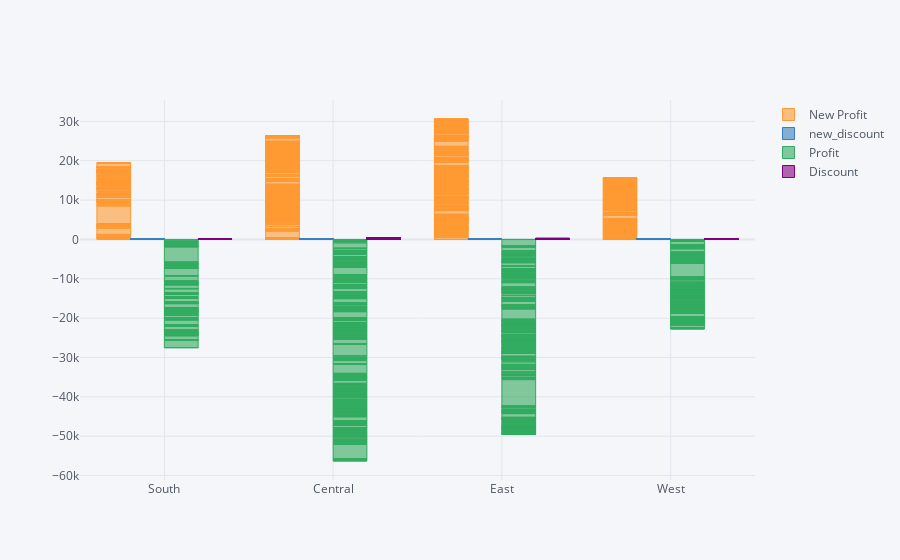

Notebook source saved alongside this figure:
### Code cell
loss.iplot(kind = "bar", x = "Region", y = ["New Profit", "new_discount",  "Profit", "Discount"])

### Figure 1 — Plotly figure (JSON) as saved in the notebook; plotly's stock layout.template omitted (floating-point values rounded to 4 significant figures; data arrays with more than 128 entries replaced by an {"elided": "..."} marker saying what was removed)
{"data": [{"marker": {"color": "rgba(255, 153, 51, 0.6)", "line": {"color": "rgba(255, 153, 51, 1.0)", "width": 1}}, "name": "New Profit", "orientation": "v", "text": "", "type": "bar", "x": {"elided": "1871 str values"}, "y": {"elided": "1871 float values"}}, {"marker": {"color": "rgba(55, 128, 191, 0.6)", "line": {"color": "rgba(55, 128, 191, 1.0)", "width": 1}}, "name": "new_discount", "orientation": "v", "text": "", "type": "bar", "x": {"elided": "1871 str values"}, "y": {"elided": "1871 float values"}}, {"marker": {"color": "rgba(50, 171, 96, 0.6)", "line": {"color": "rgba(50, 171, 96, 1.0)", "width": 1}}, "name": "Profit", "orientation": "v", "text": "", "type": "bar", "x": {"elided": "1871 str values"}, "y": {"elided": "1871 float values"}}, {"marker": {"color": "rgba(128, 0, 128, 0.6)", "line": {"color": "rgba(128, 0, 128, 1.0)", "width": 1}}, "name": "Discount", "orientation": "v", "text": "", "type": "bar", "x": {"elided": "1871 str values"}, "y": {"elided": "1871 float values"}}], "layout": {"legend": {"bgcolor": "#F5F6F9", "font": {"color": "#4D5663"}}, "paper_bgcolor": "#F5F6F9", "plot_bgcolor": "#F5F6F9", "title": {"font": {"color": "#4D5663"}}, "xaxis": {"gridcolor": "#E1E5ED", "showgrid": true, "tickfont": {"color": "#4D5663"}, "title": {"font": {"color": "#4D5663"}, "text": ""}, "zerolinecolor": "#E1E5ED"}, "yaxis": {"gridcolor": "#E1E5ED", "showgrid": true, "tickfont": {"color": "#4D5663"}, "title": {"font": {"color": "#4D5663"}, "text": ""}, "zerolinecolor": "#E1E5ED"}}}
